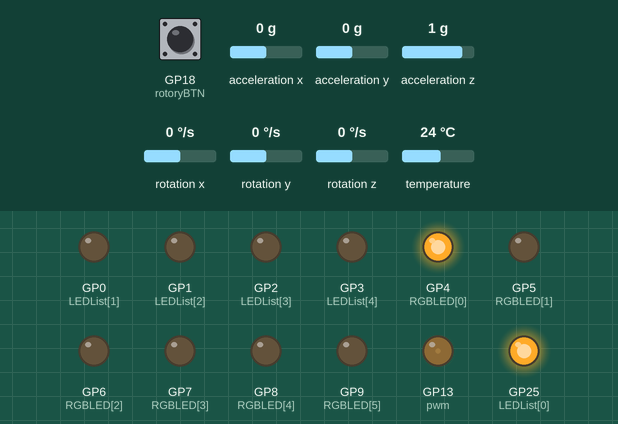
A program run on a simulated Raspberry Pi Pico running MicroPython. Parts: output pins drawn as LEDs (lit = HIGH). Dashed ring = blinking. Inputs (shaded band) come from the test bench; at power-on: GP18 (rotoryBTN) HIGH, acceleration x 0 g, acceleration y 0 g, acceleration z 1 g, rotation x 0 °/s, rotation y 0 °/s, rotation z 0 °/s, temperature 24 °C. Threads take turns every 2 ms; library files of the repository ran but are not shown: imu.py.

Above: at 1.4 s.
1.5 s: GP18 (rotoryBTN) pulled LOW for 1 s
At 1.67 s:
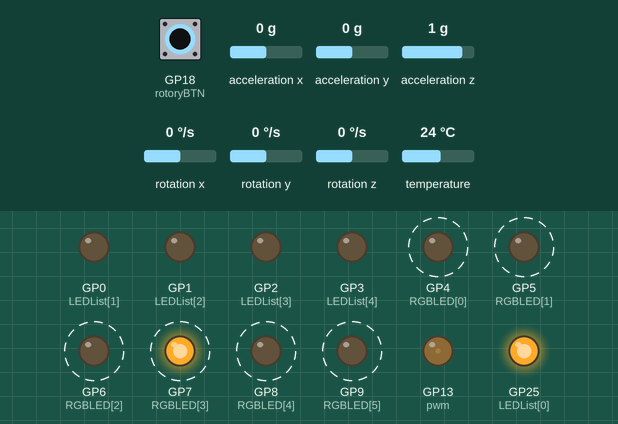
4.2 s: GP18 (rotoryBTN) pulled LOW for 3.2 s
At 8.8 s:
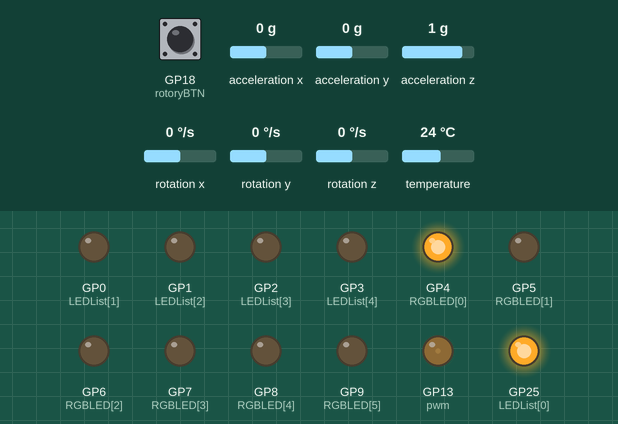
Timing chart, 0 to 10.3 s (numbered marks = the images above; inputs shaded):
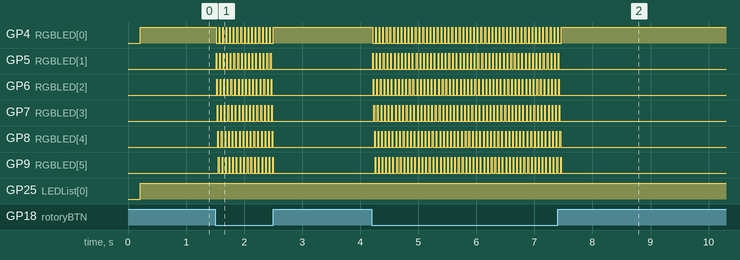

The program:

combobreaker.py
```python
from imu import MPU6050
from machine import Pin, I2C, PWM
import _thread
import utime

LEDList = [Pin(25,Pin.OUT),Pin(0,Pin.OUT),Pin(1,Pin.OUT),Pin(2,Pin.OUT),Pin(3,Pin.OUT)]
RGBLED = [Pin(4,Pin.OUT),Pin(5,Pin.OUT),Pin(6,Pin.OUT),Pin(7,Pin.OUT),Pin(8,Pin.OUT),Pin(9,Pin.OUT)]
listSize = len(RGBLED)

rotoryDT = Pin(16, Pin.IN, Pin.PULL_UP)
rotoryCLK = Pin(17, Pin.IN, Pin.PULL_UP)
rotoryBTN = Pin(18, Pin.IN, Pin.PULL_UP)
previousPosition = 1
currentPosition = 0

accelSCL = Pin(15, Pin.OUT)
accelSDA = Pin(14, Pin.OUT)
accelI2C = I2C(1, sda=accelSDA, scl=accelSCL, freq=400000)
imu = MPU6050(accelI2C)

MID = 1500000 #1.4ms AKA 45 degree
MIN = 1000000 #1ms AKA 0 degree
MAX = 2000000 #2ms AKA 90 degree

pwm = PWM(Pin(13))
pwm.freq(50)
pwm.duty_ns(MID)


def rotory_dial():
    global previousPosition
    global currentPosition

    if previousPosition != rotoryCLK.value():
        if rotoryCLK.value() == 0:
            if rotoryDT.value() ==0:
                currentPosition = (currentPosition - 1)%listSize
                #print("Rotating Left", currentPosition)
            else:
                currentPosition = (currentPosition + 1)%listSize
                #print("Rotating Right", currentPosition)
        previousPosition = rotoryCLK.value()


    if rotoryBTN.value() == 0:
        for x in range(0,listSize): #when pressed all will light up
            RGBLED[x].high()
            utime.sleep(.01)
            RGBLED[x].low()
        #print("Depressed Button is sad!")
        utime.sleep(.001)
    else:
        pass

def first_thread():
    while True:
        ax=round(imu.accel.x,3)
        ay=round(imu.accel.y,3)
        az=round(imu.accel.z,3)
        gx=round(imu.gyro.x,3)
        gy=round(imu.gyro.y,3)
        gz=round(imu.gyro.z,3)
        temp=round(imu.temperature)
        if az >= .95:
            LEDList[0].high()
            LEDList[1].low()
            LEDList[2].low()
            LEDList[3].low()
            LEDList[4].low()
        elif az > .80 and az < .95:
            LEDList[0].low()
            LEDList[1].high()
            LEDList[2].low()
            LEDList[3].low()
            LEDList[4].low()
        elif az > .60 and az < .80:
            LEDList[0].low()
            LEDList[1].low()
            LEDList[2].high()
            LEDList[3].low()
            LEDList[4].low()
        elif az > .30 and az < .60:
            LEDList[0].low()
            LEDList[1].low()
            LEDList[2].low()
            LEDList[3].high()
            LEDList[4].low()
        elif az > .10 and az < .30:
            LEDList[0].low()
            LEDList[1].low()
            LEDList[2].low()
            LEDList[3].low()
            LEDList[4].high()
        elif az < .10:
            pwm.duty_ns(MIN)
            utime.sleep(1.1)
            pwm.duty_ns(MAX)
            utime.sleep(1.1)
        utime.sleep(0.001)
        for i in range (0,listSize):
            RGBLED[i].value(0)
            rotory_dial()
            RGBLED[currentPosition].value(1)

#def second_thread():
#    while True:
#        for i in range (0,listSize):
#            RGBLED[i].value(0)
#            rotory_dial()
#            RGBLED[currentPosition].value(1)
#            utime.sleep(.001)

_thread.start_new_thread(first_thread, ())
#_thread.start_new_thread(second_thread, ())
```

Measured:
- after the input at 1.5 s, GP4 (RGBLED[0]): alternates HIGH for 0.01 s and LOW for 0.05 s, 32 changes in all, then stays HIGH, starting at once; GP5 (RGBLED[1]): alternates HIGH for 0.01 s and LOW for 0.05 s, 32 changes in all, then stays LOW, starting at once
- after the input at 4.2 s, GP4 (RGBLED[0]): alternates HIGH for 0.01 s and LOW for 0.05 s, 104 changes in all, then stays HIGH, starting at once; GP5 (RGBLED[1]): alternates HIGH for 0.01 s and LOW for 0.05 s, 104 changes in all, then stays LOW, starting at once
